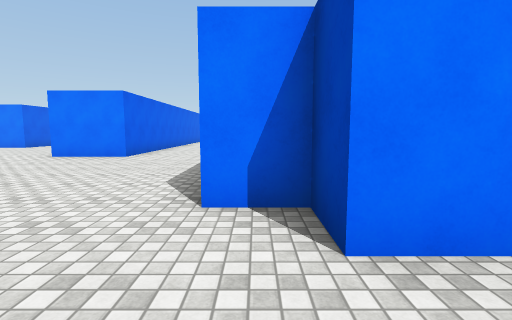
[1] (above)

24 first-person views from a walk through a Unity game level. The camera is 1.4 m above the floor, tilts 6° down and sees 85° across. The floor is counted in squares, 2 m on a side. Each view is taken from the middle of a square. On the plan, view 1 faces up. The plan holds only what a view shows up to about 9 squares ahead; the rest is blank. The place goes on beyond the plan. The player is left out. Surface patterns are stand-ins for the level's own textures.

[2]
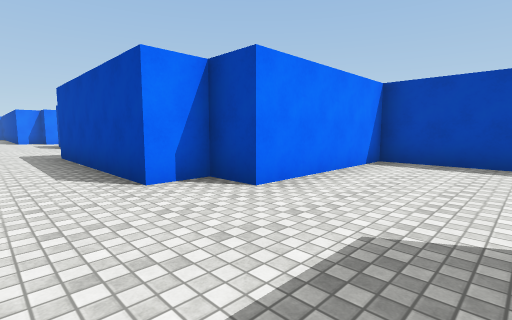

[3]
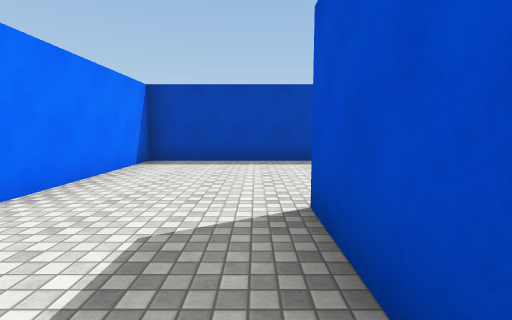

[4]
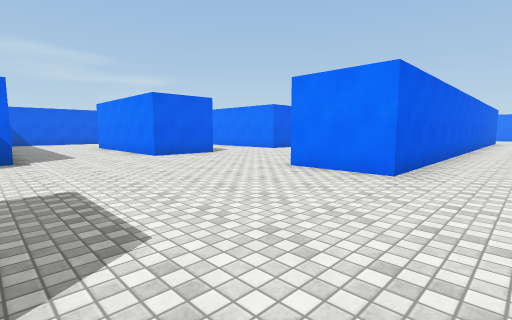

[5]
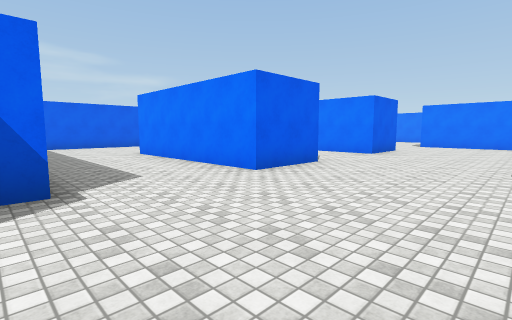

[6]
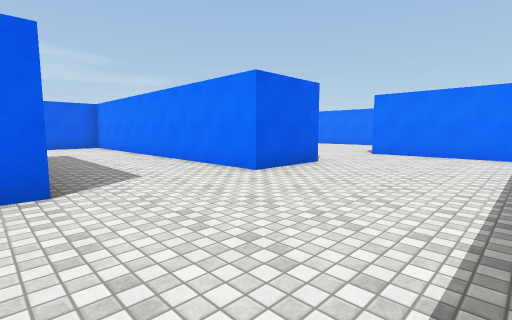

[7]
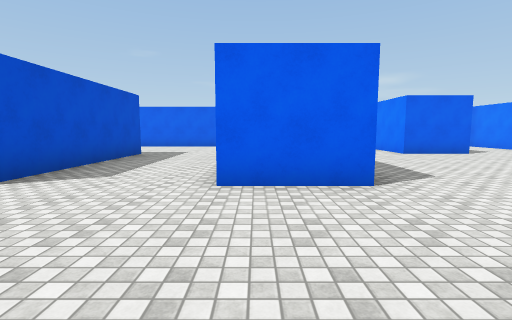

[8]
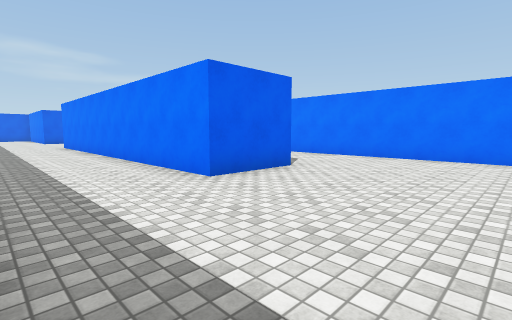

[9]
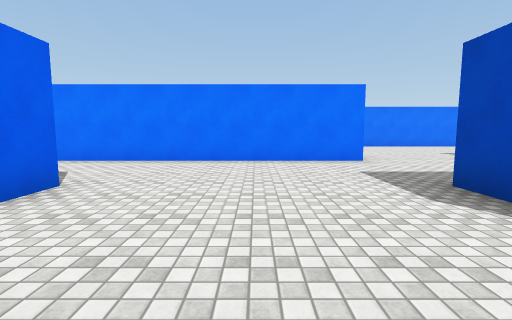

[10]
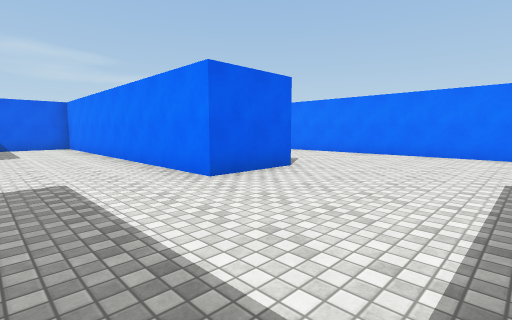

[11]
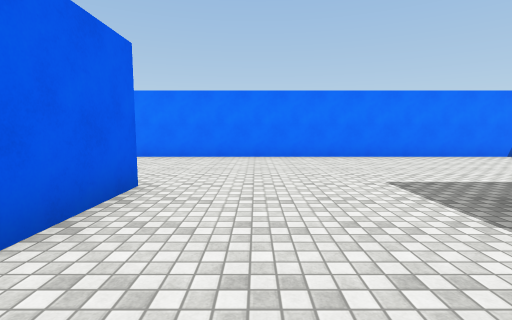

[12]
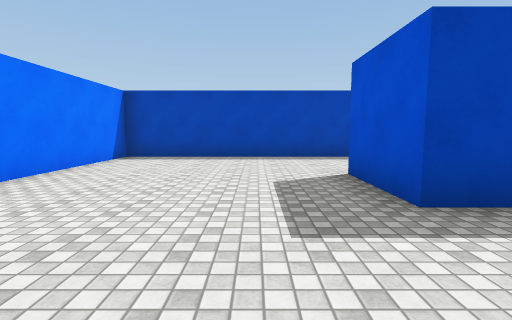

[13]
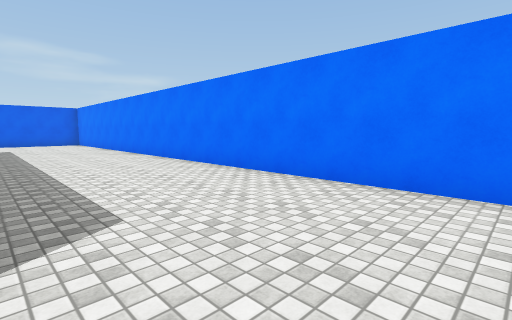

[14]
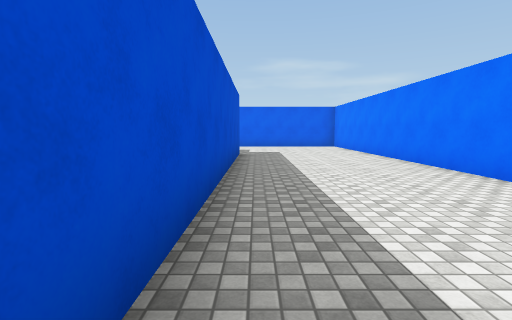

[15]
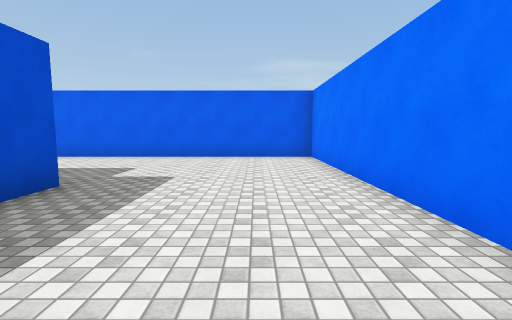

[16]
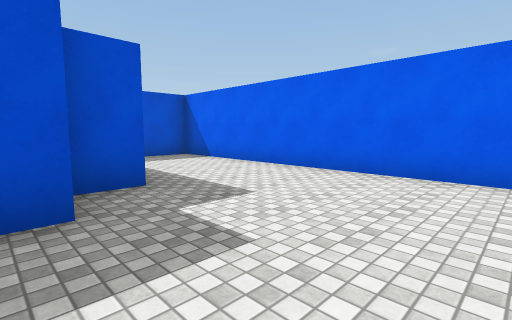

[17]
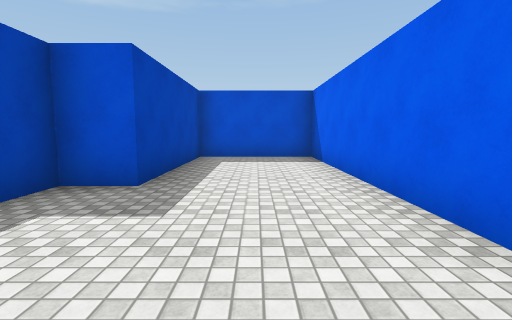

[18]
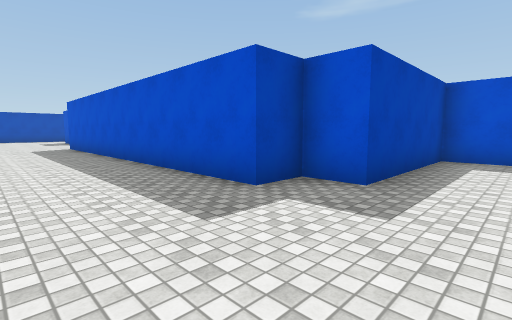

[19]
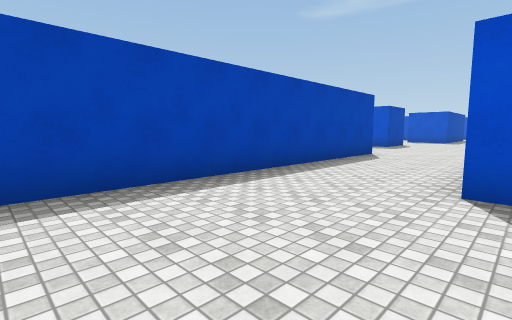

[20]
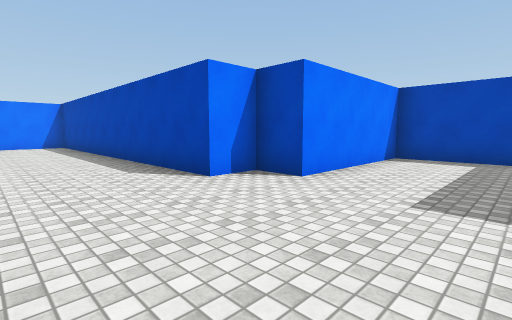

[21]
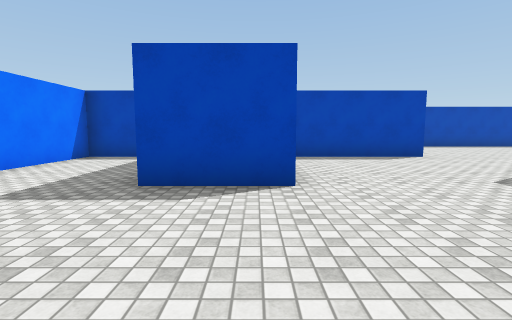

[22]
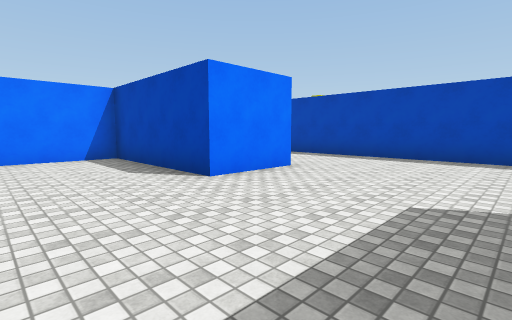

[23]
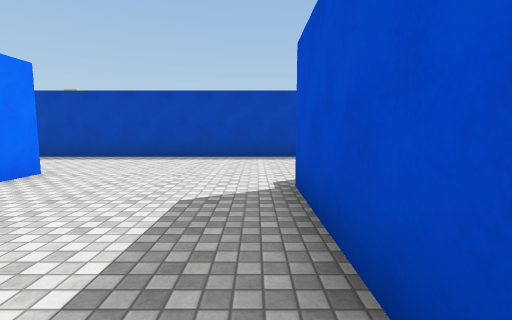

[24]
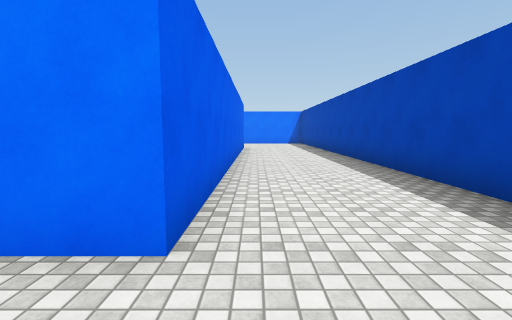

### Floor plan
Points are (right, up) in squares from view 1. A wall is a line through its corners. A room is listed if a view was taken in it or the views show most of it. See-through windows are left out.
Room 1 (views 1, 2, 3)
walls: (-1.5, -1.5) (0.5, -1.5); (4.5, -2.4) (4.5, 1.5) (0.5, 1.5) (0.5, 2.5) (-0.5, 2.5)
ways out: opening at (-1.5, 2.5) to room 2
Room 2 (views 4, 5, 6, 7, 8, 9, 10, 11, 12, 13, 14, 15, 16, 17, 18, 19, 20, 21, 22, 23, 24)
walls: (-3.5, 14.4) (-3.5, 7.5) (-5.5, 7.5); (-6.2, 16.5) (-9.5, 16.5); (0.5, 11.4) (0.5, 13.5); (-9.5, 13.6) (-9.5, 11.5) (-15.4, 11.5); (-9.5, 17.6) (-9.5, 18.5); (-5.5, 21.6) (-5.5, 22.5) (-3.5, 22.5); (4.5, 14.2) (4.5, 16.5) (0.5, 16.5) (0.5, 17.5) (-0.5, 17.5) (-0.5, 27.5) (-23.5, 27.5) (-23.5, 18.5) (-20.5, 18.5) (-20.5, 22.5) (-19.5, 22.5) (-19.5, 23.5) (-11.5, 23.5); (-9.5, 8.6) (-9.5, 6.5) (-14.5, 6.5); (6.5, 15) (6.5, 7.5) (4.5, 7.5) (4.5, 11.5) (2.3, 11.5); (-9.5, 23.6) (-9.5, 21.5) (-16.7, 21.5); (-14.5, 18.6) (-14.5, 16.5) (-21.4, 16.5); (-0.5, 2.5) (-0.5, 7.5); (2.5, 3.5) (5.5, 3.5); (-9.5, 3.6) (-9.5, 3.1); (-14.5, 8.5) (-9.7, 8.5); (9.5, 2.9) (9.5, 15)
ways out: opening at (-1.5, 2.5) to room 1

Where each view was taken, in squares from view 1:
view 1: 0 up, 0 right, facing up
view 2: 1 down, 2 left, facing up-right
view 3: 1 down, 2 left, facing right
view 4: 3 up, 2 left, facing up-left
view 5: 3 up, 6 left, facing up-left
view 6: 8 up, 6 left, facing up-left
view 7: 12 up, 6 left, facing left
view 8: 14 up, 11 left, facing up-left
view 9: 15 up, 12 left, facing up
view 10: 19 up, 6 left, facing up-left
view 11: 20 up, 8 left, facing up
view 12: 24 up, 8 left, facing right
view 13: 24 up, 8 left, facing up-left
view 14: 24 up, 11 left, facing left
view 15: 26 up, 16 left, facing left
view 16: 26 up, 19 left, facing down-left
view 17: 26 up, 22 left, facing down
view 18: 26 up, 22 left, facing down-right
view 19: 26 up, 4 left, facing down-right
view 20: 14 up, 3 left, facing up-right
view 21: 12 up, 3 left, facing right
view 22: 4 up, 2 right, facing up-right
view 23: 4 up, 2 right, facing right
view 24: 6 up, 7 right, facing up
